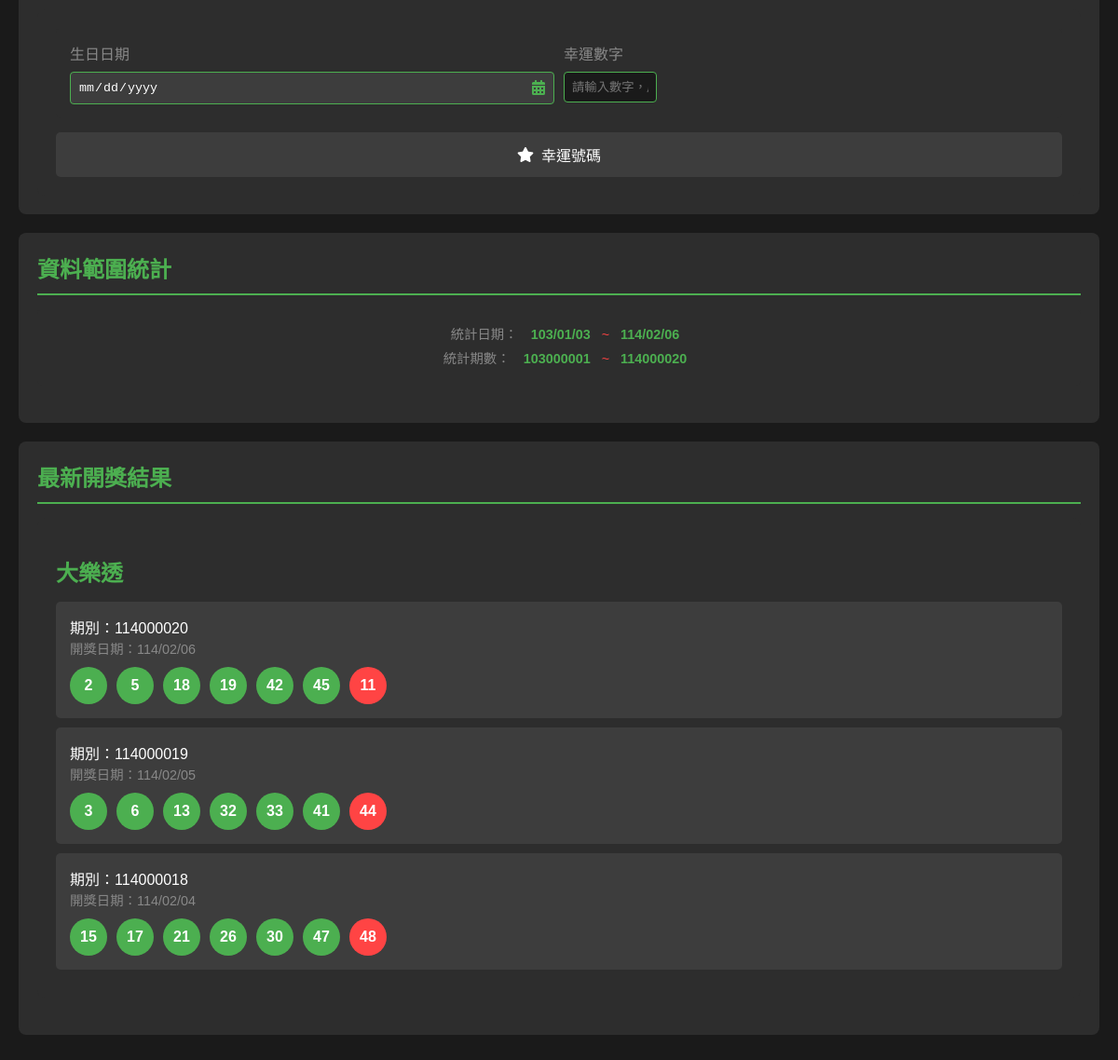
Before: / (lower part) with the older database file.
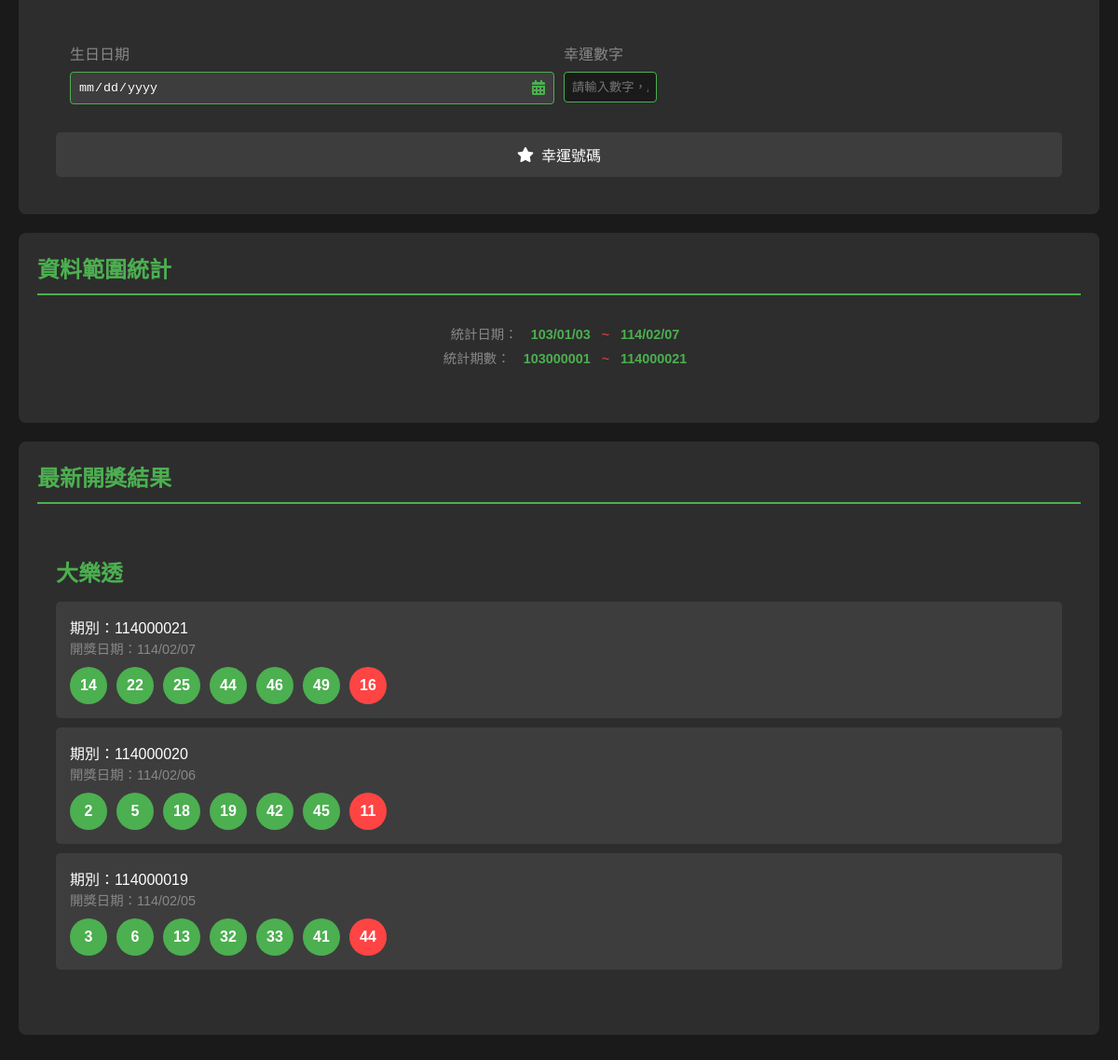
After: the same page with the newer database file.
### tables this page shows
CREATE TABLE big_lotto (
        id INTEGER PRIMARY KEY AUTOINCREMENT,
        draw_term TEXT NOT NULL,
        draw_date TEXT NOT NULL,
        num1 INTEGER NOT NULL,
        num2 INTEGER NOT NULL,
        num3 INTEGER NOT NULL,
        num4 INTEGER NOT NULL,
        num5 INTEGER NOT NULL,
        num6 INTEGER NOT NULL,
        special_num INTEGER NOT NULL,
        total_sales INTEGER,
        created_at TIMESTAMP DEFAULT CURRENT_TIMESTAMP
    );

### app.py (the view)
@app.route('/')
def index():
    latest_draws = get_latest_draws()
    data_ranges = get_data_range()
    return render_template('index.html', draws=latest_draws, ranges=data_ranges)

### templates/index.html (shortened to what this page needs)
<!DOCTYPE html>
<html lang="zh-TW">
<head>
    <link rel="stylesheet" href="https://cdnjs.cloudflare.com/ajax/libs/font-awesome/5.15.4/css/all.min.css">
</head>
<body>
    <div class="analysis-controls">
        <div class="analysis-content">
            <div class="lucky-number-section">
                <div class="lucky-number-inputs">
                    <div class="input-group">
                        <label for="birth-date">生日日期</label>
                        <div class="date-picker-wrapper">
                            <input type="date"
                                   id="birth-date"
                                   class="analysis-input"
                                   max="2025-12-31">
                        </div>
                    </div>
                    <div class="input-group">
                        <label for="lucky-numbers">幸運數字</label>
                        <input type="text"
                               id="lucky-numbers"
                               class="analysis-input"
                               placeholder="請輸入數字，用逗號分隔">
                    </div>
                </div>
                <button onclick="getLuckyNumbers()" class="analysis-button lucky-button">
                    <i class="fas fa-star"></i>
                    幸運號碼
                </button>
            </div>
        </div>
    </div>
    <div class="section-container">
        <div class="section-title">資料範圍統計</div>
        <div id="big-lotto-range" class="data-range active">
            <div>
                <span class="range-label">統計日期：</span>
                <span class="range-value">{{ ranges.big_lotto.start }}</span>
                <span class="range-separator">~</span>
                <span class="range-value">{{ ranges.big_lotto.end }}</span>
            </div>
            <div>
                <span class="range-label">統計期數：</span>
                <span class="range-value">{{ ranges.big_lotto.start_term }}</span>
                <span class="range-separator">~</span>
                <span class="range-value">{{ ranges.big_lotto.end_term }}</span>
            </div>
        </div>
    </div>
    <div class="section-container">
        <div class="section-title">最新開獎結果</div>
        <div id="big-lotto" class="lottery-section active">
            <h2 class="lottery-title">大樂透</h2>
            {% for draw in draws.big_lotto %}
            <div class="draw-info">
                <div>期別：{{ draw[0] }}</div>
                <div class="draw-date">開獎日期：{{ draw[1] }}</div>
                <div class="numbers">
                    {% for num in draw[2:8] %}
                    <div class="number">{{ num }}</div>
                    {% endfor %}
                    <div class="number special-number">{{ draw[8] }}</div>
                </div>
            </div>
            {% endfor %}
        </div>
    </div>
</body>
</html>

### templates/index.html (style rules this page uses)
* { box-sizing: border-box; }
body { font-family: Arial, sans-serif; max-width: 1200px; margin: 0 auto; padding: 20px; background-color: #1a1a1a; color: #ffffff; }
.lottery-section { background-color: #2d2d2d; border-radius: 8px; padding: 20px; margin-bottom: 20px; display: none; }
.lottery-section.active { display: block; }
.lottery-title { color: #4CAF50; margin-bottom: 15px; }
.draw-info { background-color: #3d3d3d; padding: 15px; border-radius: 5px; margin-bottom: 10px; }
.numbers { display: flex; gap: 10px; margin-top: 10px; }
.number { width: 40px; height: 40px; background-color: #4CAF50; border-radius: 50%; display: flex; align-items: center; justify-content: center; font-weight: bold; }
.special-number { background-color: #ff4444; }
.draw-date { color: #888; font-size: 0.9em; }
.data-range { text-align: center; color: #888; margin-bottom: 20px; font-size: 0.9em; padding: 15px; background-color: #2d2d2d; border-radius: 5px; display: none; line-height: 1.8; }
.data-range.active { display: block; }
.range-label { color: #888; display: inline-block; width: 85px; text-align: right; margin-right: 10px; }
.range-value { color: #4CAF50; font-weight: bold; }
.range-separator { color: #ff4444; margin: 0 8px; }
.section-container { background-color: #2d2d2d; border-radius: 8px; padding: 20px; margin: 20px 0; }
.section-title { color: #4CAF50; font-size: 1.5em; font-weight: bold; margin-bottom: 15px; padding-bottom: 10px; border-bottom: 2px solid #4CAF50; }
.analysis-controls { background-color: #2d2d2d; padding: 20px; border-radius: 8px; margin-bottom: 20px; }
.analysis-input { padding: 8px; border-radius: 4px; border: 1px solid #4CAF50; background-color: #1a1a1a; color: white; width: 100px; }
.analysis-button { padding: 10px 15px; font-size: 14px; background-color: #4CAF50; color: white; border: none; border-radius: 4px; cursor: pointer; }
.analysis-button { display: flex; align-items: center; justify-content: center; gap: 8px; padding: 12px 20px; font-size: 16px; border: none; border-radius: 5px; background-color: #3d3d3d; color: #ffffff; cursor: pointer; transition: all 0.3s ease; width: 100%; }
.analysis-button i { font-size: 16px; }
.lucky-number-section { background-color: #2d2d2d; padding: 20px; border-radius: 8px; margin-top: 20px; }
.lucky-number-inputs { display: grid; grid-template-columns: 1fr 1fr; gap: 10px; margin-bottom: 10px; background-color: #2d2d2d; padding: 15px; border-radius: 5px; }
.input-group { display: flex; flex-direction: column; gap: 8px; }
.input-group label { color: #888; }
.analysis-input[type="date"] { background-color: #3d3d3d; color: #ffffff; border: 1px solid #4CAF50; padding: 8px; border-radius: 4px; }
.analysis-input[type="date"]::placeholder { color: #888; }
.date-picker-wrapper { position: relative; }
.date-picker-wrapper { position: relative; display: flex; align-items: center; }
.analysis-input[type="date"] { width: 100%; background-color: #3d3d3d; color: #ffffff; border: 1px solid #4CAF50; padding: 8px 30px 8px 8px; border-radius: 4px; cursor: pointer; }
.lucky-button { width: 100%; margin-top: 15px; }

Changed rows visible on the page:
removed big_lotto: draw_term "114000018", draw_date "114/02/04", 8 "15" "17" "21" "26" "30" "47", special_num "48"
added big_lotto: draw_term "114000021", draw_date "114/02/07", 8 "14" "22" "25" "44" "46" "49", special_num "16"
Other visible differences:
{{ ranges.big_lotto.end }}: "114/02/06" → "114/02/07"
{{ ranges.big_lotto.end_term }}: "114000020" → "114000021"
